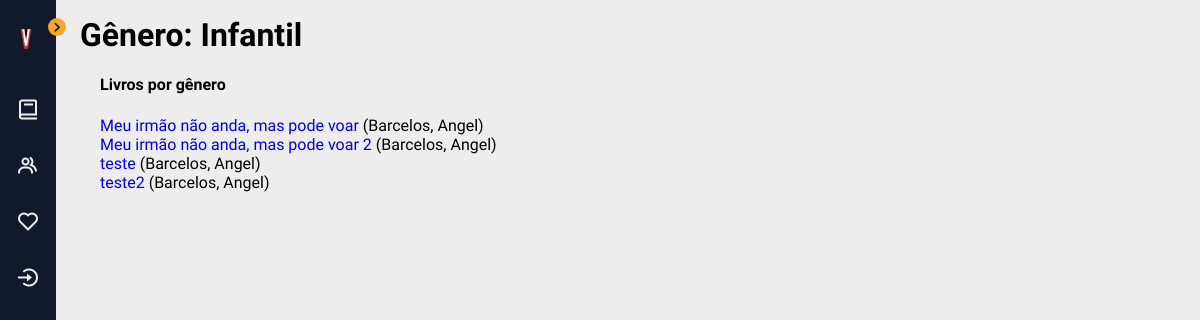
Page /catalogo/gênero/1 on the committed database.
### catalogo/models.py (models this page shows, shortened)
class Gênero(models.Model):
    name = models.CharField(
        max_length=200,
        unique=True,
        help_text="Insira um gênero (Ex. Ficção Científica, Infantil etc.)",
        verbose_name='Nome'
    )

class Book(models.Model):
    título = models.CharField(max_length=200)
    autor = models.ForeignKey('Autor', on_delete=models.RESTRICT, null=True)
    resumo = models.TextField(
        max_length=1000, help_text="Insira uma breve descrição do livro.")
    gênero = models.ManyToManyField(
        Gênero, help_text="Selecione um gênero para este livro")
    idade = models.PositiveSmallIntegerField('Faixa etária', default=0)
    capa = models.TextField(max_length=1000, help_text="Insira um link para a imagem da capa do livro.", default="https://vectorportal.com/storage/book-vector(1).jpg")
    alt = models.TextField('Texto alternativo',max_length=1000, help_text="Insira uma descrição da capa para melhorar a acessibilidade.")
    class Meta:
        ordering = ['título', 'autor']
    def display_gênero(self):
        """Creates a string for the Genre. This is required to display genre in Admin."""
        return ', '.join([gênero.name for gênero in self.gênero.all()[:3]])
    display_gênero.short_description = 'Gênero'
    def get_absolute_url(self):
        return reverse('book-detail', args=[str(self.id)])

class Autor(models.Model):
    nome = models.CharField(max_length=100)
    sobrenome = models.CharField(max_length=100)
    class Meta:
        ordering = ['sobrenome', 'nome']
    def __str__(self):
        return f'{self.sobrenome}, {self.nome}'

### catalogo/templates/catalogo/gênero_detail.html (shortened to what this page needs)
{% extends "base_generic.html" %}
{% block content %}
<h1>Gênero: {{ gênero.name }}</h1>
<div style="margin-left:20px;margin-top:20px">
<h4>Livros por gênero</h4>
<ul>
  {% for copy in gênero.book_set.all %}
  <li>
    <a href="{{ copy.get_absolute_url }}">{{ copy.título }}</a> ({{copy.autor}})
  </li>
  {% empty %}
  <li>Não existem livros deste gênero.</li>
  {% endfor %}
</ul>
{% endblock %}
{% block sidebar %}
  {{ block.super }}
{% endblock %}

### catalogo/static/assets/css/base.css (style rules this page uses)
:root { --first-color: #12192C; --second-color: #F5A623; --white-color: #EDEDED; }
:root { --body-font: 'Quicksand', sans-serif; --small-font-size: 0.875rem; }
@media screen and (min-width: 768px) { :root { --small-font-size: 0.938rem; } }
:root { --z-back: -10; --z-normal: 1; --z-tooltip: 10; --z-fixed: 100; --z-modal: 1000; }
body { position: relative; margin: 0; padding: 1rem 0 0 5rem; font-family: var(--body-font); background-color: var(--white-color); -webkit-transition: .5s; transition: .5s; }
h1 { margin: 0; }
ul, li { margin: 0; padding: 0; list-style: none; }
a { text-decoration: none; }

### rows in the picture
Gênero: name "Infantil"
Book: título "Meu irmão não anda, mas pode voar", autor "Barcelos, Angel"
Book: título "Meu irmão não anda, mas pode voar 2", autor "Barcelos, Angel"
Book: título "teste", autor "Barcelos, Angel"
Book: título "teste2", autor "Barcelos, Angel"
